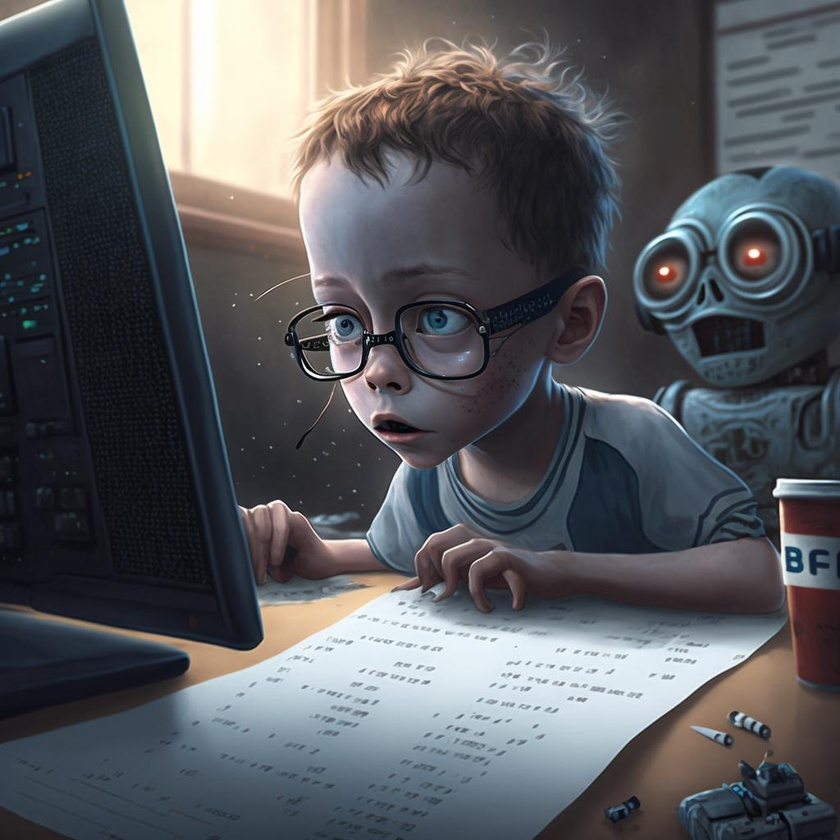
#> input picture example_inputs/kid.jpg, 840 x 840 px, shrunk from 1024 x 1024 before the run
$ python main.py
#> lines starting #> are read from the running program, lines starting #| are printed output that depends on the picture
### canny.py
import numpy as np
import matplotlib.pyplot as plt
import math
from scipy import signal

def CannyEdgeDetector(img: np.ndarray, gaussian_size: int, sigma: int, min_threshold: int, max_threshold: int, faster: bool = 1):
    """
    img: image in RGB/grayscale format
    return: image with borders detected
    """
    grayscale = img.copy()

    # Convert to grayscale (in case is RGB)
    if len(img.shape) == 3:
        grayscale = rgb2grayscale(img=grayscale)

    # Apply Gaussian mask
    blurry = correlation(img=grayscale, filter=gaussianKernel(size=gaussian_size, sigma=sigma), faster=faster)

    # Apply Sobel filters
    gradientX = correlation(img=blurry, filter=sobelFilterX(), faster=faster)
    gradientY = correlation(img=blurry, filter=sobelFilterY(), faster=faster)

    magnitude = np.sqrt(gradientX**2 + gradientY**2)
    direction = np.arctan2(gradientY, gradientX)
    direction_dg = direction * 180 / math.pi
    direction_dg[direction_dg < 0] += 180

    # Non-Maxima Elimination on gradient direction
    img_nonMaxima = nonMaximaElimination(magnitude=magnitude, direction=direction_dg)

    # Thresholding
    img_threshold = threshold_v(img_nonMaxima, min_threshold, max_threshold)

    # Hysteresis
    img_hysteresis = hysteresis(img=img_threshold)

    return img_hysteresis

def rgb2grayscale(img: np.ndarray):
    """
    img: image in RGB format
    return: image in grayscale format
    """
    return np.around((img[:, :, 0]*0.3 + img[:, :, 1]*0.59 + img[:, :, 2]*0.11))

def correlation(img: np.ndarray, filter: np.ndarray, faster: bool):
    """
    img: image in grayscale format
    filter: filter to apply to the image
    faster: boolean value. If true, use scipy implemented correlation, which is faster
    return: image after applying the filter
    """
    if faster:
        return signal.correlate2d(img, filter)

    img_x, img_y = img.shape[0], img.shape[1]
    kernel_x, kernel_y = filter.shape[0], filter.shape[1]
    if kernel_x != kernel_y:
        raise ValueError("Kernel has to be NxN")

    k = kernel_x
    new_img = np.zeros((img_x, img_y))

    pad = int((k-1)/2)

    for x in range(pad, img_x - pad):
        for y in range(pad, img_y - pad):
            subimagen = img[x - pad:x + pad + 1, y - pad:y + pad + 1]
            new_img[x, y] = np.sum(subimagen * filter)

    return new_img

def gaussianKernel(size: int, sigma: float):
    """
    size: size of the kernel
    sigma: standard deviation of the gaussian
    return: gaussian kernel
    """
    if size % 2 == 0:
        raise ValueError("Size must be odd")
    return np.fromfunction(lambda x, y: (1 / ((sigma**2)*2*math.pi))*np.exp(-(((x-((size-1)/2))**2 + (y-((size-1)/2))**2) / (2*(sigma**2)))), (size, size))

def sobelFilterX():
    """
    return: sobel filter in the X direction
    """
    return np.array([[-1, 0, 1],
                     [-2, 0, 2],
                     [-1, 0, 1]])

def sobelFilterY():
    """
    return: sobel filter in the Y direction
    """
    return np.array([[-1, -2, -1],
                     [0, 0, 0],
                     [1, 2, 1]])

def nonMaximaElimination(magnitude: np.ndarray, direction: np.ndarray):
    """
    magnitude: magnitude of the gradient
    direction: direction of the gradient
    return: image after applying non-maxima elimination
    """
    result = magnitude.copy()
    for x in range(1, magnitude.shape[0]-1):
        for y in range(1, magnitude.shape[1]-1):
            ang = direction[x, y]
            mag = magnitude[x, y]

            if ang <= 30 or ang > 150:
                if not (mag >= magnitude[x, y+1] and mag >= magnitude[x, y-1]):
                    result[x, y] = 0

            elif 30 < ang <= 60:
                if not (mag >= magnitude[x+1, y+1] and mag >= magnitude[x-1, y-1]):
                    result[x, y] = 0

            elif 60 < ang <= 120:
                if not (mag >= magnitude[x+1, y] and mag >= magnitude[x-1, y]):
                    result[x, y] = 0
            else:
                if not (mag >= magnitude[x+1, y-1] and mag >= magnitude[x-1, y+1]):
                    result[x, y] = 0

    return result

def threshold(value: int, min_threshold: int, max_threshold: int):
    """
    value: value to threshold
    min_threshold: minimum threshold
    max_threshold: maximum threshold
    return: value after applying the threshold
    """
    if value <= min_threshold:
        return 0
    elif value >= max_threshold:
        return 255
    else:
        return 128

threshold_v = np.vectorize(threshold)

def hysteresis(img: np.ndarray):
    """
    img: image with threshole applied
    return: image after applying hysteresis
    """
    result = img.copy()
    for x in range(2, img.shape[0]-2):
        for y in range(2, img.shape[1]-2):
            if img[x, y] == 128:
                neighbors = [img[x-1, y-1], img[x-1, y], img[x-1, y+1], img[x, y+1],
                             img[x+1, y+1], img[x+1, y], img[x+1, y-1], img[x, y-1]]
                if (255 in neighbors):
                    result[x, y] = 255
                else:
                    result[x, y] = 0
    return result

### main.py
from canny import CannyEdgeDetector
import cv2
import matplotlib.pyplot as plt

img = cv2.imread('example_inputs/kid.jpg')
#> img is the input picture: shape (840, 840, 3); mean B, G, R 93, 88.9, 86.7
img_rgb = cv2.cvtColor(img, cv2.COLOR_BGR2RGB)
borders = CannyEdgeDetector(img=img_rgb, gaussian_size=11, sigma=2.5, min_threshold=10, max_threshold=25)
#> call 3 of correlation, with filter = array of shape (3, 3), faster = 1
#> in correlation (call 3), `return signal.correlate2d(img, filter)`:
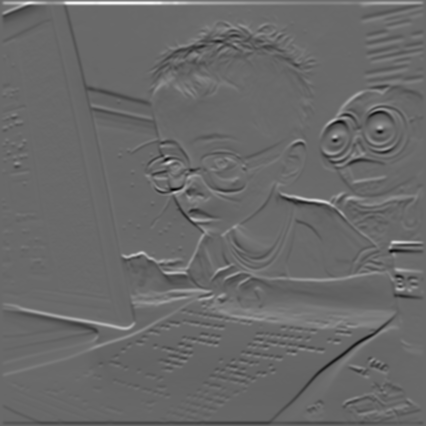
#> returned value: shape (852, 852) float64 (shown at 1/2 size); min -214.7, max 303.5, mean 0; drawn with min black and max white
#> in CannyEdgeDetector, `direction = np.arctan2(gradientY, gradientX)`:
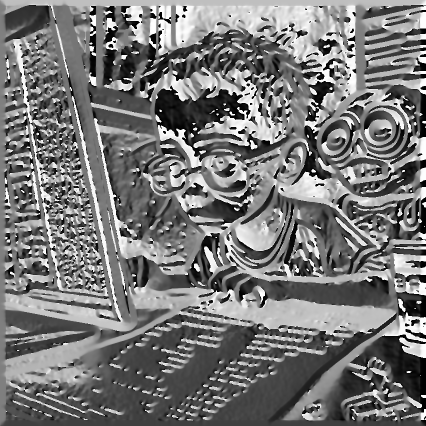
#> direction: shape (852, 852) float64 (shown at 1/2 size); min -3.14, max 3.14, mean -0.187; drawn with min black and max white
#> in CannyEdgeDetector, `direction_dg[direction_dg < 0] += 180`:
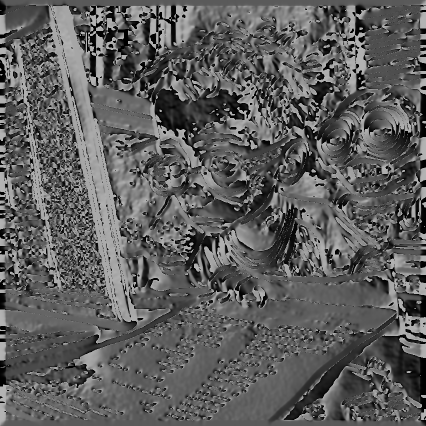
#> direction_dg: shape (852, 852) float64 (shown at 1/2 size); min 0, max 180, mean 93.5
#> in CannyEdgeDetector, `img_threshold = threshold_v(img_nonMaxima, min_threshold, max_threshold)`:
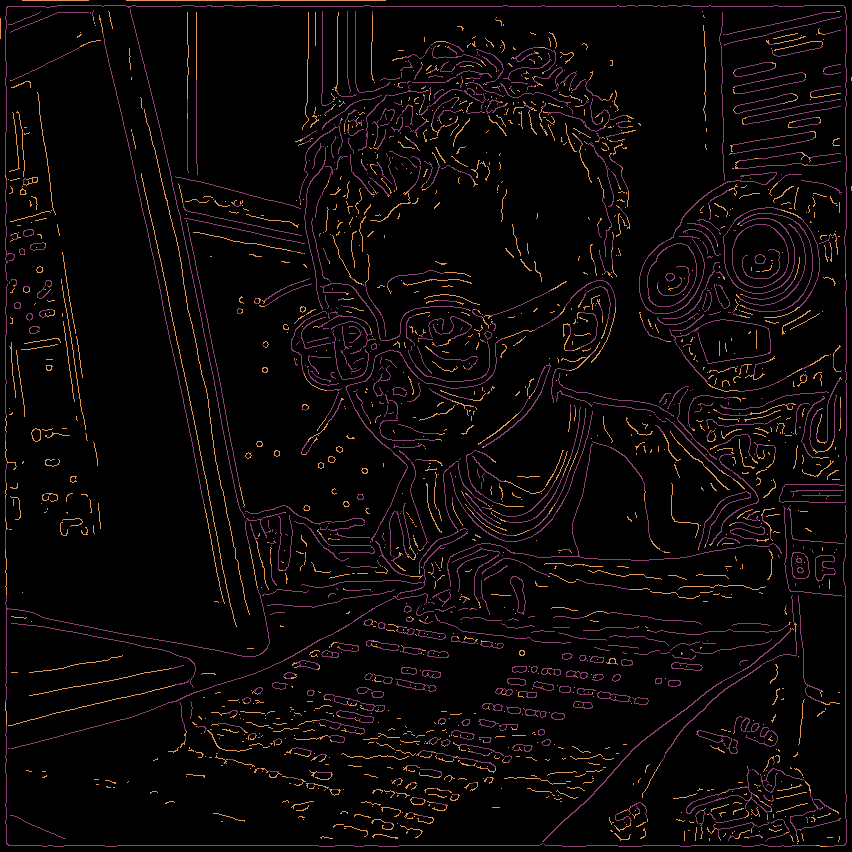
#> img_threshold: shape (852, 852) int64; 3 distinct labels, from 0 to 255; one colour per label, 0 black
#> after the loop in hysteresis, `for x in range(2, img.shape[0]-2):`:
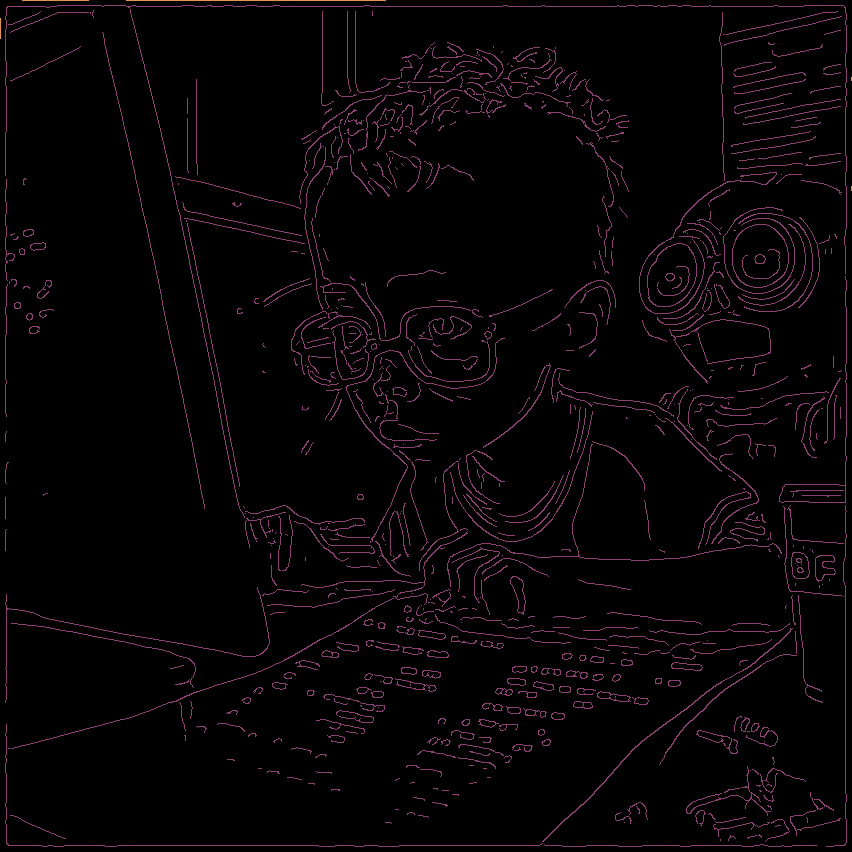
#> result: shape (852, 852) int64; 3 distinct labels, from 0 to 255; one colour per label, 0 black

plt.imshow(borders, cmap='gray')
plt.show()

cv2.imwrite('example_outputs/kid_borders.jpg', borders)
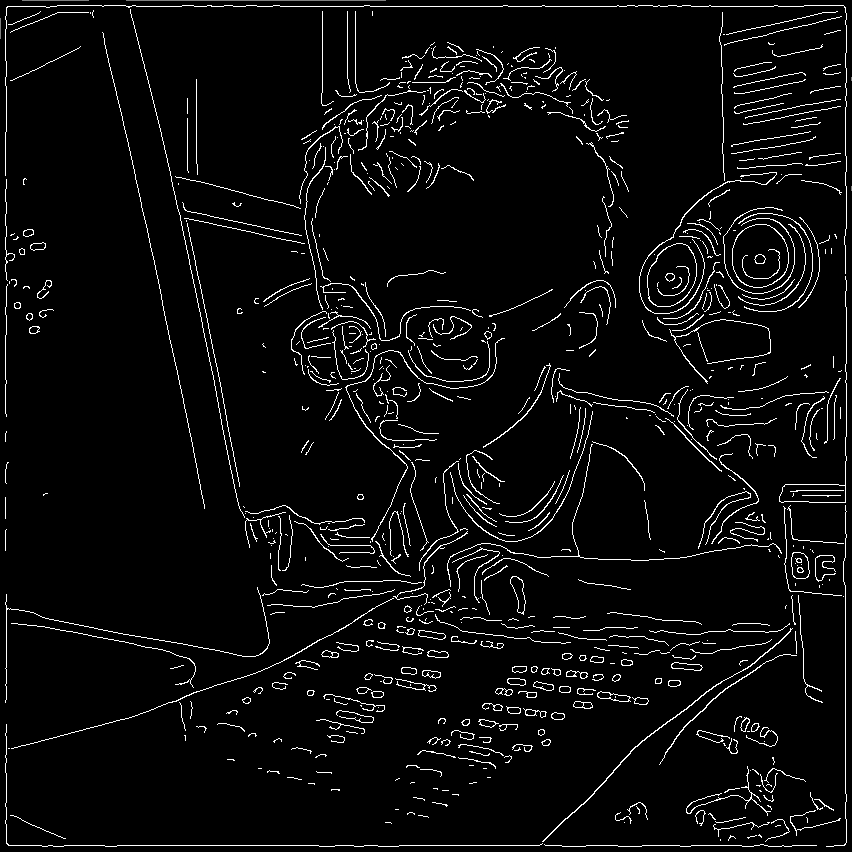
#> saved as kid_borders.jpg: shape (852, 852); min 0, max 255, mean 11.4

$ run again, with example_inputs/persona.jpg copied over example_inputs/kid.jpg
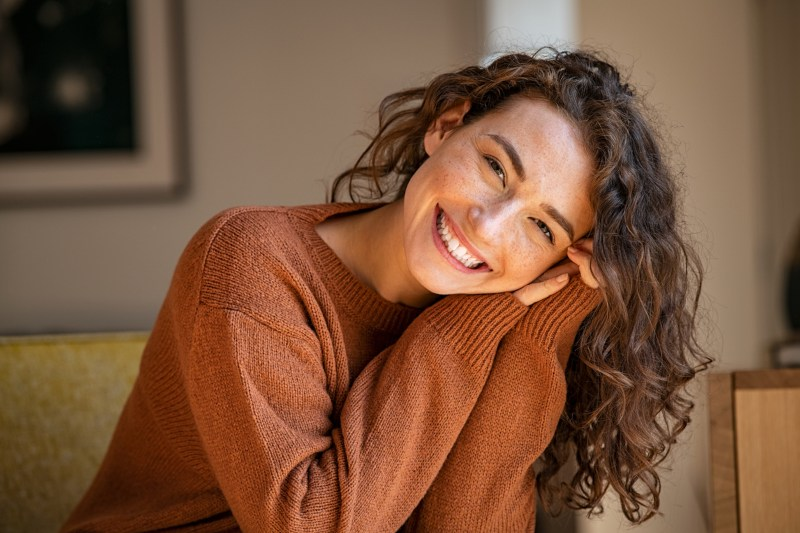
#> input picture example_inputs/persona.jpg, 800 x 533 px
#> img is the input picture: shape (533, 800, 3); mean B, G, R 60, 84.7, 123.4
#> img_threshold: shape (545, 812) int64; 3 distinct labels, from 0 to 255
#> after the loop in hysteresis, `for x in range(2, img.shape[0]-2):`:
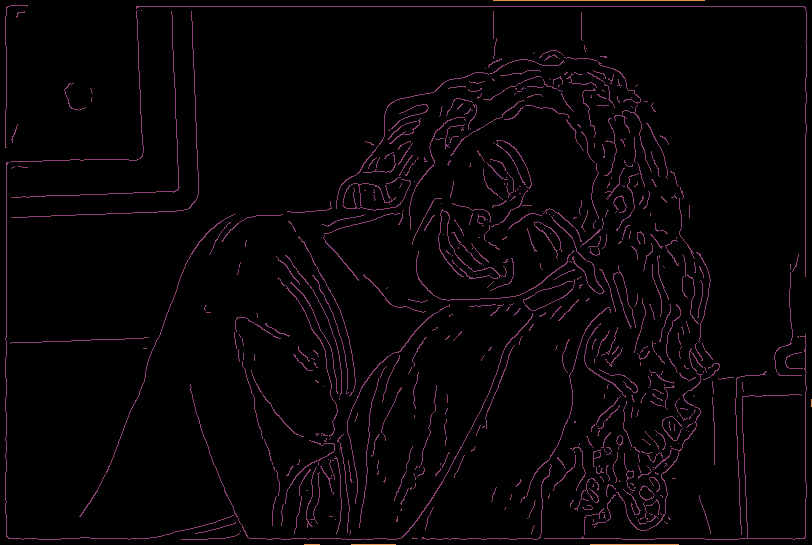
#> result: shape (545, 812) int64; 3 distinct labels, from 0 to 255; one colour per label, 0 black
#> `cv2.imwrite('example_outputs/kid_borders.jpg', borders)`:
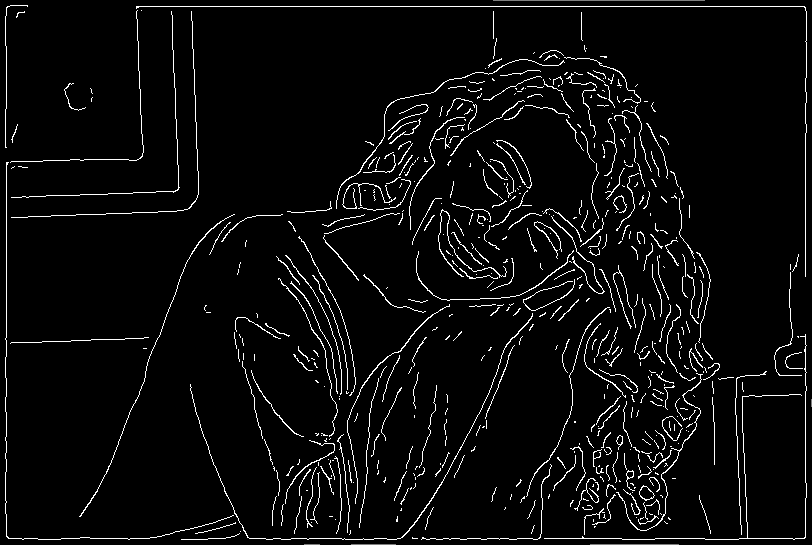
#> saved as kid_borders.jpg: shape (545, 812); min 0, max 255, mean 11.1

$ run again, with example_inputs/telefonica.jpg copied over example_inputs/kid.jpg
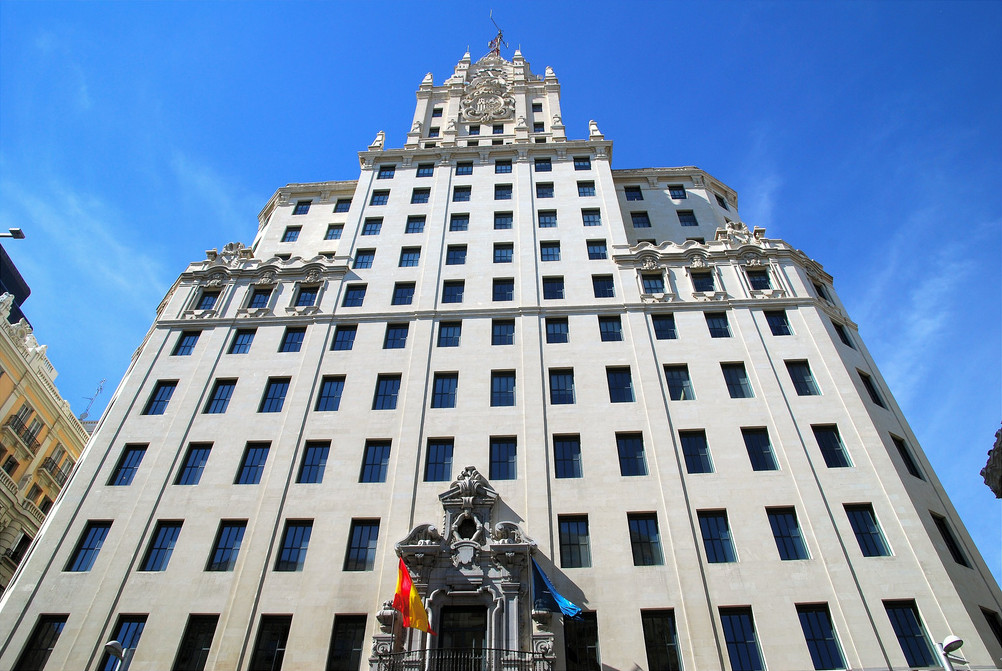
#> input picture example_inputs/telefonica.jpg, 1002 x 671 px
#> img is the input picture: shape (671, 1002, 3); mean B, G, R 180.3, 146.9, 120.4
#> img_threshold: shape (683, 1014) int64; 3 distinct labels, from 0 to 255
#> after the loop in hysteresis, `for x in range(2, img.shape[0]-2):`:
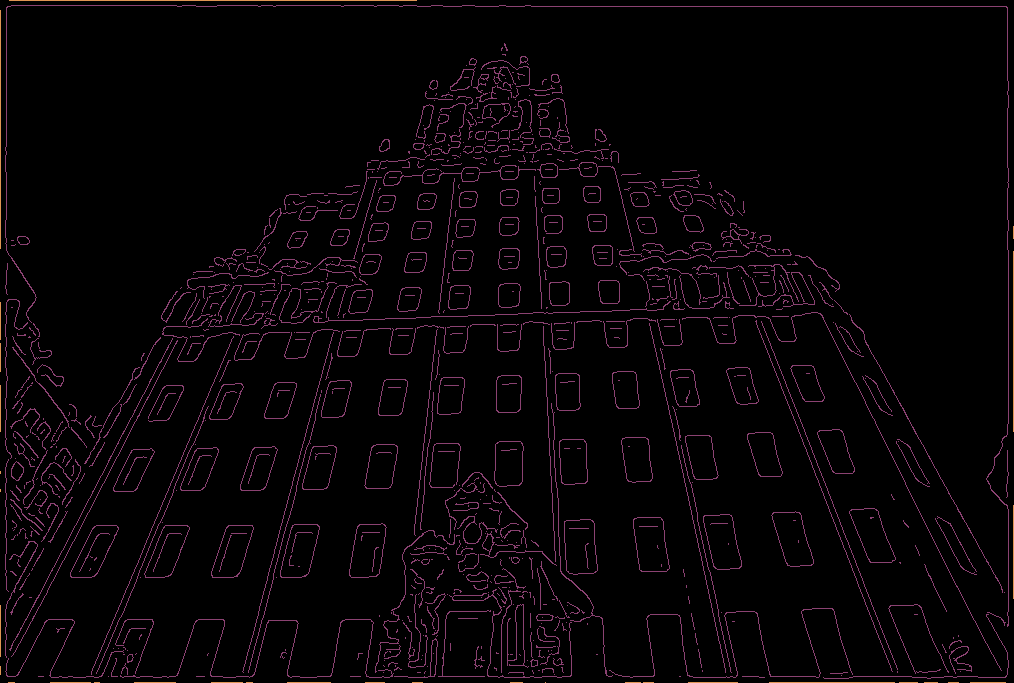
#> result: shape (683, 1014) int64; 3 distinct labels, from 0 to 255; one colour per label, 0 black
#> `cv2.imwrite('example_outputs/kid_borders.jpg', borders)`:
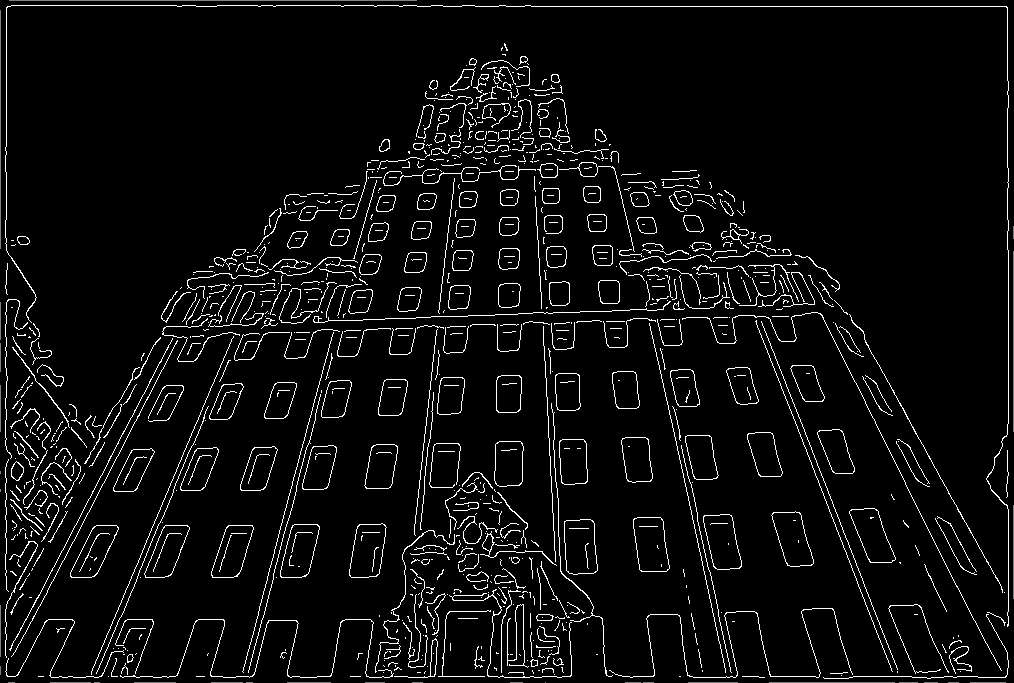
#> saved as kid_borders.jpg: shape (683, 1014); min 0, max 255, mean 12.9
